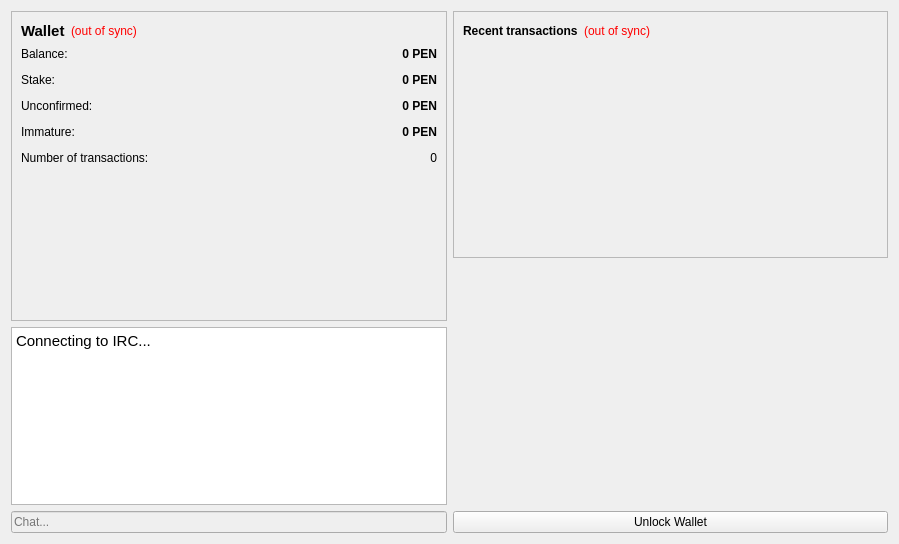
<?xml version="1.0" encoding="UTF-8"?>
<ui version="4.0">
 <class>OverviewPage</class>
 <widget class="QWidget" name="OverviewPage">
  <property name="geometry">
   <rect>
    <x>0</x>
    <y>0</y>
    <width>899</width>
    <height>544</height>
   </rect>
  </property>
  <property name="windowTitle">
   <string>Form</string>
  </property>
  <layout class="QHBoxLayout" name="horizontalLayout" stretch="1,1">
   <item>
    <layout class="QVBoxLayout" name="verticalLayout_2">
     <item>
      <widget class="QFrame" name="frame">
       <property name="frameShape">
        <enum>QFrame::StyledPanel</enum>
       </property>
       <property name="frameShadow">
        <enum>QFrame::Sunken</enum>
       </property>
       <property name="lineWidth">
        <number>1</number>
       </property>
       <layout class="QVBoxLayout" name="verticalLayout_4">
        <item>
         <layout class="QHBoxLayout" name="horizontalLayout_4">
          <item>
           <widget class="QLabel" name="label_5">
            <property name="font">
             <font>
              <pointsize>11</pointsize>
              <weight>75</weight>
              <bold>true</bold>
             </font>
            </property>
            <property name="text">
             <string>Wallet</string>
            </property>
           </widget>
          </item>
          <item>
           <widget class="QLabel" name="labelWalletStatus">
            <property name="toolTip">
             <string>The displayed information may be out of date. Your wallet automatically synchronizes with the PenCoin network after a connection is established, but this process has not completed yet.</string>
            </property>
            <property name="styleSheet">
             <string notr="true">QLabel { color: red; }</string>
            </property>
            <property name="text">
             <string notr="true">(out of sync)</string>
            </property>
            <property name="alignment">
             <set>Qt::AlignLeading|Qt::AlignLeft|Qt::AlignVCenter</set>
            </property>
           </widget>
          </item>
          <item>
           <spacer name="horizontalSpacer_2">
            <property name="orientation">
             <enum>Qt::Horizontal</enum>
            </property>
            <property name="sizeHint" stdset="0">
             <size>
              <width>40</width>
              <height>20</height>
             </size>
            </property>
           </spacer>
          </item>
         </layout>
        </item>
        <item>
         <layout class="QFormLayout" name="formLayout_2">
          <property name="fieldGrowthPolicy">
           <enum>QFormLayout::AllNonFixedFieldsGrow</enum>
          </property>
          <property name="horizontalSpacing">
           <number>12</number>
          </property>
          <property name="verticalSpacing">
           <number>12</number>
          </property>
          <item row="0" column="0">
           <widget class="QLabel" name="label">
            <property name="text">
             <string>Balance:</string>
            </property>
           </widget>
          </item>
          <item row="0" column="1">
           <widget class="QLabel" name="labelBalance">
            <property name="font">
             <font>
              <weight>75</weight>
              <bold>true</bold>
             </font>
            </property>
            <property name="cursor">
             <cursorShape>IBeamCursor</cursorShape>
            </property>
            <property name="toolTip">
             <string>Your current balance</string>
            </property>
            <property name="text">
             <string notr="true">0 PEN</string>
            </property>
            <property name="alignment">
             <set>Qt::AlignRight|Qt::AlignTrailing|Qt::AlignVCenter</set>
            </property>
            <property name="textInteractionFlags">
             <set>Qt::LinksAccessibleByMouse|Qt::TextSelectableByKeyboard|Qt::TextSelectableByMouse</set>
            </property>
           </widget>
          </item>
          <item row="2" column="0">
           <widget class="QLabel" name="label_6">
            <property name="text">
             <string>Stake:</string>
            </property>
           </widget>
          </item>
          <item row="4" column="0">
           <widget class="QLabel" name="label_3">
            <property name="text">
             <string>Unconfirmed:</string>
            </property>
           </widget>
          </item>
          <item row="4" column="1">
           <widget class="QLabel" name="labelUnconfirmed">
            <property name="font">
             <font>
              <weight>75</weight>
              <bold>true</bold>
             </font>
            </property>
            <property name="cursor">
             <cursorShape>IBeamCursor</cursorShape>
            </property>
            <property name="toolTip">
             <string>Total of transactions that have yet to be confirmed, and do not yet count toward the current balance</string>
            </property>
            <property name="text">
             <string notr="true">0 PEN</string>
            </property>
            <property name="alignment">
             <set>Qt::AlignRight|Qt::AlignTrailing|Qt::AlignVCenter</set>
            </property>
            <property name="textInteractionFlags">
             <set>Qt::LinksAccessibleByMouse|Qt::TextSelectableByKeyboard|Qt::TextSelectableByMouse</set>
            </property>
           </widget>
          </item>
          <item row="6" column="0">
           <widget class="QLabel" name="labelImmatureText">
            <property name="text">
             <string>Immature:</string>
            </property>
           </widget>
          </item>
          <item row="6" column="1">
           <widget class="QLabel" name="labelImmature">
            <property name="font">
             <font>
              <weight>75</weight>
              <bold>true</bold>
             </font>
            </property>
            <property name="toolTip">
             <string>Mined balance that has not yet matured</string>
            </property>
            <property name="text">
             <string notr="true">0 PEN</string>
            </property>
            <property name="alignment">
             <set>Qt::AlignRight|Qt::AlignTrailing|Qt::AlignVCenter</set>
            </property>
            <property name="textInteractionFlags">
             <set>Qt::LinksAccessibleByMouse|Qt::TextSelectableByKeyboard|Qt::TextSelectableByMouse</set>
            </property>
           </widget>
          </item>
          <item row="7" column="0">
           <widget class="QLabel" name="label_2">
            <property name="text">
             <string>Number of transactions:</string>
            </property>
           </widget>
          </item>
          <item row="7" column="1">
           <widget class="QLabel" name="labelNumTransactions">
            <property name="toolTip">
             <string>Total number of transactions in wallet</string>
            </property>
            <property name="text">
             <string notr="true">0</string>
            </property>
            <property name="alignment">
             <set>Qt::AlignRight|Qt::AlignTrailing|Qt::AlignVCenter</set>
            </property>
           </widget>
          </item>
          <item row="2" column="1">
           <widget class="QLabel" name="labelStake">
            <property name="font">
             <font>
              <weight>75</weight>
              <bold>true</bold>
             </font>
            </property>
            <property name="cursor">
             <cursorShape>IBeamCursor</cursorShape>
            </property>
            <property name="toolTip">
             <string>Total of coins that was staked, and do not yet count toward the current balance</string>
            </property>
            <property name="text">
             <string notr="true">0 PEN</string>
            </property>
            <property name="alignment">
             <set>Qt::AlignRight|Qt::AlignTrailing|Qt::AlignVCenter</set>
            </property>
            <property name="textInteractionFlags">
             <set>Qt::LinksAccessibleByMouse|Qt::TextSelectableByKeyboard|Qt::TextSelectableByMouse</set>
            </property>
           </widget>
          </item>
         </layout>
        </item>
        <item>
         <widget class="QLabel" name="logo">
          <property name="enabled">
           <bool>true</bool>
          </property>
          <property name="minimumSize">
           <size>
            <width>140</width>
            <height>140</height>
           </size>
          </property>
          <property name="acceptDrops">
           <bool>false</bool>
          </property>
          <property name="autoFillBackground">
           <bool>false</bool>
          </property>
          <property name="lineWidth">
           <number>0</number>
          </property>
          <property name="text">
           <string/>
          </property>
          <property name="pixmap">
           <pixmap resource="../bitcoin.qrc">:/images/backg</pixmap>
          </property>
          <property name="scaledContents">
           <bool>false</bool>
          </property>
          <property name="alignment">
           <set>Qt::AlignCenter</set>
          </property>
          <property name="margin">
           <number>0</number>
          </property>
          <property name="indent">
           <number>0</number>
          </property>
         </widget>
        </item>
       </layout>
      </widget>
     </item>
     <item>
      <widget class="QTextBrowser" name="trollBox">
       <property name="frameShadow">
        <enum>QFrame::Sunken</enum>
       </property>
       <property name="tabChangesFocus">
        <bool>false</bool>
       </property>
       <property name="documentTitle">
        <string/>
       </property>
       <property name="html">
        <string>&lt;!DOCTYPE HTML PUBLIC &quot;-//W3C//DTD HTML 4.0//EN&quot; &quot;http://www.w3.org/TR/REC-html40/strict.dtd&quot;&gt;
&lt;html&gt;&lt;head&gt;&lt;meta name=&quot;qrichtext&quot; content=&quot;1&quot; /&gt;&lt;style type=&quot;text/css&quot;&gt;
p, li { white-space: pre-wrap; }
&lt;/style&gt;&lt;/head&gt;&lt;body style=&quot; font-family:'Cantarell'; font-size:11pt; font-weight:400; font-style:normal;&quot;&gt;
&lt;p style=&quot; margin-top:0px; margin-bottom:0px; margin-left:0px; margin-right:0px; -qt-block-indent:0; text-indent:0px;&quot;&gt;Connecting to IRC...&lt;/p&gt;&lt;/body&gt;&lt;/html&gt;</string>
       </property>
      </widget>
     </item>
     <item>
      <widget class="QLineEdit" name="lineEditTrollBox">
       <property name="enabled">
        <bool>false</bool>
       </property>
       <property name="sizePolicy">
        <sizepolicy hsizetype="Minimum" vsizetype="Fixed">
         <horstretch>0</horstretch>
         <verstretch>0</verstretch>
        </sizepolicy>
       </property>
       <property name="text">
        <string/>
       </property>
       <property name="placeholderText">
        <string>Chat...</string>
       </property>
      </widget>
     </item>
    </layout>
   </item>
   <item>
    <layout class="QVBoxLayout" name="verticalLayout_3">
     <item>
      <widget class="QFrame" name="frame_2">
       <property name="frameShape">
        <enum>QFrame::StyledPanel</enum>
       </property>
       <property name="frameShadow">
        <enum>QFrame::Sunken</enum>
       </property>
       <layout class="QVBoxLayout" name="verticalLayout">
        <item>
         <layout class="QHBoxLayout" name="horizontalLayout_2">
          <item>
           <widget class="QLabel" name="label_4">
            <property name="text">
             <string>&lt;b&gt;Recent transactions&lt;/b&gt;</string>
            </property>
           </widget>
          </item>
          <item>
           <widget class="QLabel" name="labelTransactionsStatus">
            <property name="toolTip">
             <string>The displayed information may be out of date. Your wallet automatically synchronizes with the PenCoin network after a connection is established, but this process has not completed yet.</string>
            </property>
            <property name="styleSheet">
             <string notr="true">QLabel { color: red; }</string>
            </property>
            <property name="text">
             <string notr="true">(out of sync)</string>
            </property>
            <property name="alignment">
             <set>Qt::AlignRight|Qt::AlignTrailing|Qt::AlignVCenter</set>
            </property>
           </widget>
          </item>
          <item>
           <spacer name="horizontalSpacer">
            <property name="orientation">
             <enum>Qt::Horizontal</enum>
            </property>
            <property name="sizeHint" stdset="0">
             <size>
              <width>40</width>
              <height>20</height>
             </size>
            </property>
           </spacer>
          </item>
         </layout>
        </item>
        <item>
         <widget class="QListView" name="listTransactions">
          <property name="styleSheet">
           <string notr="true">QListView { background: transparent; }</string>
          </property>
          <property name="frameShape">
           <enum>QFrame::NoFrame</enum>
          </property>
          <property name="verticalScrollBarPolicy">
           <enum>Qt::ScrollBarAlwaysOff</enum>
          </property>
          <property name="horizontalScrollBarPolicy">
           <enum>Qt::ScrollBarAlwaysOff</enum>
          </property>
          <property name="selectionMode">
           <enum>QAbstractItemView::NoSelection</enum>
          </property>
         </widget>
        </item>
       </layout>
      </widget>
     </item>
     <item>
      <spacer name="verticalSpacer_2">
       <property name="orientation">
        <enum>Qt::Vertical</enum>
       </property>
       <property name="sizeHint" stdset="0">
        <size>
         <width>20</width>
         <height>40</height>
        </size>
       </property>
      </spacer>
     </item>
     <item>
      <widget class="QPushButton" name="unlockWalletButton">
       <property name="text">
        <string>Unlock Wallet</string>
       </property>
      </widget>
     </item>
    </layout>
   </item>
  </layout>
 </widget>
 <resources>
  <include location="../bitcoin.qrc"/>
 </resources>
 <connections/>
</ui>
